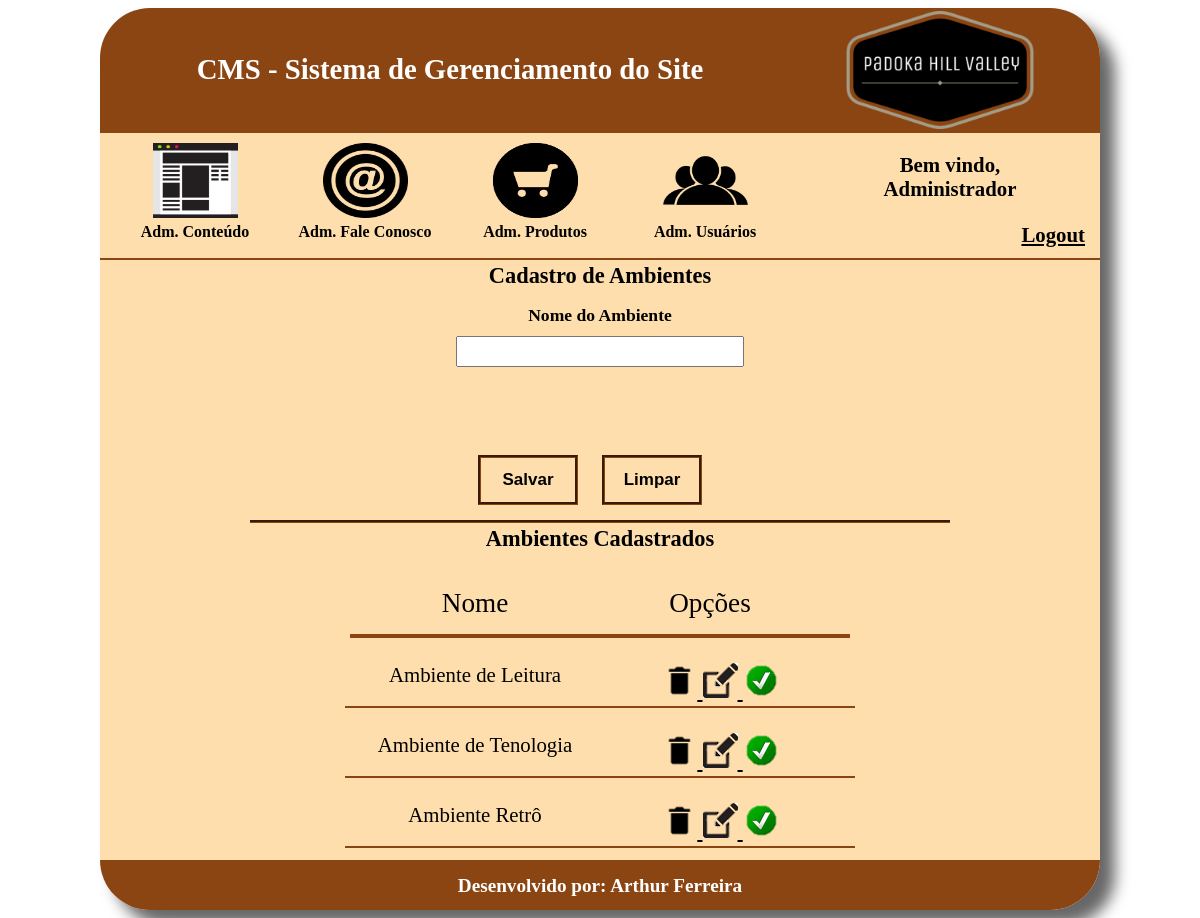
Screenshot of /PADOKA/cms/cadastro_ambientes.php (signed in) with the database file from the repository.
### tables this page shows
CREATE TABLE `tbl_tipo_ambiente` (
  `id` int(11) NOT NULL AUTO_INCREMENT,
  `nome` varchar(50) NOT NULL,
  `status` tinyint(1) NOT NULL,
  PRIMARY KEY (`id`)
);

### PADOKA/cms/cadastro_ambientes.php (the view, shortened to what this page needs)
<?php
    $nome="";
    $botao = "Salvar";
?>
<!DOCTYPE html>
<html>
    <head>
        <link rel="stylesheet" type="text/css" href="css/styleCadastroAmbientes.css">
        <link rel="stylesheet" type="text/css" href="css/styleMenu.css">
    </head>
    <body>
        <div id="main">
            <header>
                <?php require_once 'menu.php'; ?>
            </header>
            <div id="content">
                <div class="titulo_content">
                    Cadastro de Ambientes
                </div>
                <form name="frmCadastroAmbientes" method="post" action="cadastro_ambientes.php">
                    <section class="content_cadastro">
                        <div class="campos">
                            <div class="subtitulo">
                                Nome do Ambiente
                            </div>
                            <input type="text" name="txtNome" id="txtNome" class="inputs" value="<?php echo($nome); ?>">
                        </div>
                        <div id="botoes">
                            <input type="submit" id="btnSalvar" value="<?php echo($botao); ?>" name="btnSalvar" class="botao_style">
                            <input type="reset" value="Limpar" name="btnLimpar" class="botao_style">
                         </div>
                    </section>
                    <div id="borda"></div>
                    <div class="titulo_content">
                        Ambientes Cadastrados
                    </div>
                    <section class="content_cadastro" id="niveis_cadastrados">
                        <div id="tabela">
                            <div id="linha_titulos">
                                <div id="titulos_tabela">
                                    <div class="titulos">
                                        Nome
                                    </div>
                                    <div class="titulos">
                                        Opções
                                    </div>
                                </div>
                            </div>
                            <div id="registros">
                            <?php
                                $sql =  "SELECT * FROM tbl_tipo_ambiente";
                                $resultado = mysql_query($sql);
                                while($ambientes = mysql_fetch_array($resultado)){
                                    if($ambientes['status'] == 1){
                                        $imgStatus = "status1.png";
                                    } else if($ambientes['status'] == 0){
                                        $imgStatus = "status0.png";
                                    }
                            ?>
                                <div class="registros_tabela">
                                    <div class="registros">
                                        <?php echo($ambientes['nome']);?>
                                    </div>
                                    <div class="registros">
                                        <a href="cadastro_ambientes.php?modo=excluir&id=<?php echo($ambientes['id']) ?>">
                                            <img src="imagens/delete.png" class="img-opcoes">
                                        </a>
                                        <a href="cadastro_ambientes.php?modo=consultar&id=<?php echo($ambientes['id']) ?>">
                                            <img src="imagens/edit.png" class="img-opcoes">
                                        </a>
                                        <a href="cadastro_ambientes.php?modo=status&id=<?php echo($ambientes['id']) ?>&status=<?php echo($ambientes['status']) ?>">
                                            <img src="imagens/<?php echo($imgStatus); ?>" class="img-opcoes">
                                        </a>
                                    </div>
                                </div>
                            <?php } ?>
                            </div>
                        </div>
                    </section>
                </form>
            </div>
            <footer>
                Desenvolvido por: Arthur Ferreira
            </footer>
        </div>
    </body>
</html>

### PADOKA/cms/css/styleCadastroAmbientes.css (style rules this page uses)
#main { width: 1000px; height: auto; margin-left: auto; margin-right: auto; border-radius: 50px; box-shadow: 15px 15px 15px rgba(0, 0, 0, .6); }
header { width: 1000px; height: 250px; color: #FFFFFF; font-weight: 700; background-color: #8B4513; border-top-left-radius: 50px; border-top-right-radius: 50px; }
#content { width: 1000px; height: 600px; text-align: center; margin-top: 2px; background-color: #FFDEAD; }
.titulo_content { width: 1000px; height: 27px; font-size: 1.4em; font-weight: 800; padding-top: 3px; }
.content_cadastro { width: 970px; height: 200px; padding: 15px; }
#niveis_cadastrados { height: 270px; }
.campos { width: 300px; height: 100px; text-align: center; font-size: 1.1em; font-weight: 800; margin-right: auto; margin-left: auto; }
.inputs { width: 280px; height: 25px; margin-top: 10px; }
#botoes { width: 400px; height: 50px; margin-left: auto; margin-right: auto; margin-top: 50px; text-align: center; }
.botao_style { width: 100px; height: 50px; margin-right: 20px; background-color: rgba(0, 0, 0, .0); border: groove 3px #8B4513; font-size: 17px; font-weight: 900; }
#borda { width: 700px; border-bottom: groove 3px #8B4513; margin-left: auto; margin-right: auto; }
#tabela { width: 515px; height: 280px; margin-left: auto; margin-right: auto; }
#linha_titulos { width: 500px; height: 70px; margin-left: auto; margin-right: auto; }
#titulos_tabela { width: 480px; height: 46px; padding: 10px; border-bottom: solid 4px #8B4513; }
.titulos { width: 230px; height: 40px; font-size: 1.7em; text-align: center; padding-top: 10px; margin-right: 5px; float: left; }
#registros { width: 510px; height: 210px; margin-left: auto; margin-right: auto; overflow-y: auto; overflow-x: hidden; }
.registros_tabela { width: 805px; height: 48px; padding: 10px; border-bottom: solid 2px #8B4513; }
.registros { width: 240px; height: 40px; font-size: 1.3em; text-align: center; padding-top: 15px; overflow: hidden; margin-right: 5px; float: left; white-space: nowrap; text-overflow: ellipsis; }
footer { width: 1000px; height: 35px; text-align: center; padding-top: 15px; font-size: 1.2em; color: #FFFFFF; font-weight: 700; background-color: #8B4513; border-bottom-left-radius: 50px; border-bottom-right-radius: 50px; }
a:link { color: #000000; }

### rows the page displays
tbl_tipo_ambiente: nome "Ambiente de Leitura"
tbl_tipo_ambiente: nome "Ambiente de Tenologia"
tbl_tipo_ambiente: nome "Ambiente Retrô"

### other values shown
$_SESSION['nome'] "Administrador"
